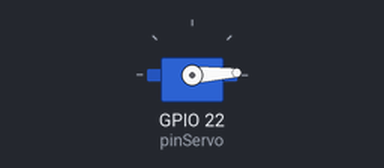
A sketch run on a simulated ESP32. Parts: servo.

Above: at 0.05 s.
At 1.0 s:
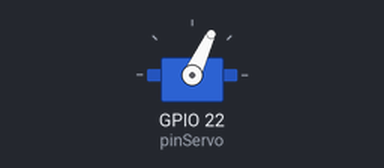
At 1.95 s:
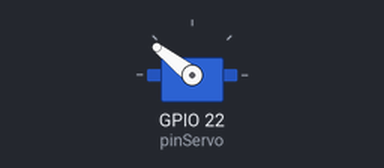
At 3.85 s:
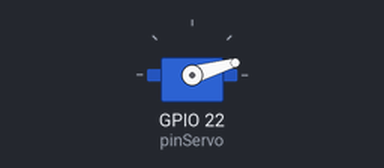
Timing chart, 0 to 5.3 s (numbered marks = the images above):
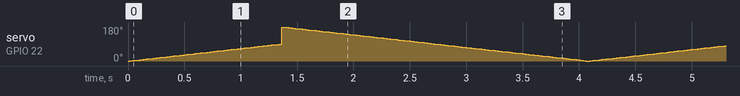

The sketch:

SERVOMOTOR.ino
```cpp
//Agregamos las libreriras del servo
#include <ESP32Servo.h>
//Instanciamos nuestro servo
Servo servo;
int pinServo=22;
void setup()
{
  //Inicializamos la posicion del servo
  servo.attach(pinServo, 500, 2500);
}
//Inicializamos la posicion (en grados) del servo
int pos = 0;
void loop() {
  //Ciclo que posicionara el servo desde 0 hsta 180 grados
  for (pos = 0; pos <= 90; pos += 1) {
    //Movemos el servo a los grados que le entreguemos
    servo.write(pos);
    //Esperamos 15 milisegundos
    delay(15);
  }
  //Ciclo que posicionara el servo desde 180 hsta 0 grados
  for (pos = 180; pos >= 0; pos -= 1) {
    //Movemos el servo a los grados que le entreguemos
    servo.write(pos);
    //Esperamos 15 milisegundos
    delay(15);
  }

  /*
  //Movemos el servo a 0 grados
  servo.write(0);
  //Esperamos 1.5 segundos
  delay(1500);
  //Movemos el servo a 180 grados
  servo.write(180);
  //Esperamos 1.5 segundos
  delay(1500);
  */
}
```
